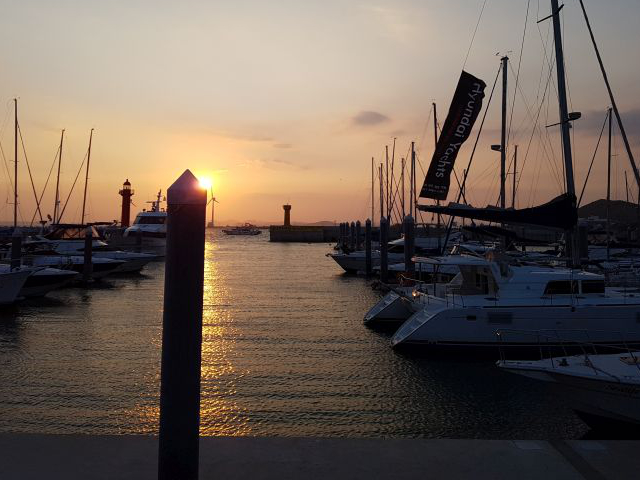
#> input picture img/yate.jpg, 640 x 480 px
$ python 11histonormalize.py
#> lines starting #> are read from the running program, lines starting #| are printed output that depends on the picture
import cv2
import matplotlib.pylab as plt
import numpy as np

img = cv2.imread('./img/yate.jpg', cv2.IMREAD_GRAYSCALE)
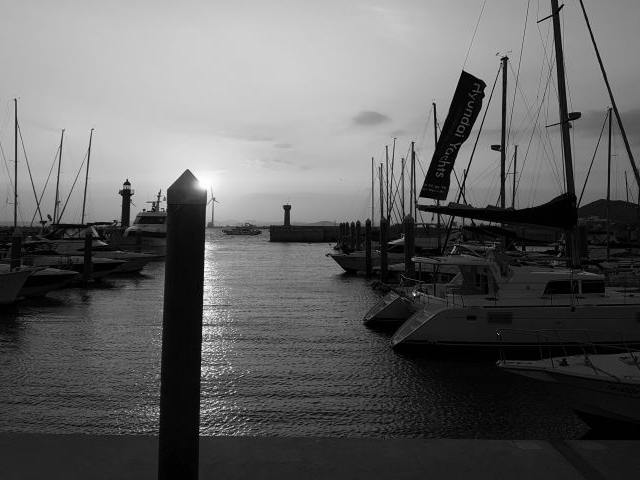
#> img: shape (480, 640); min 0, max 255, mean 98.1
hist = cv2.calcHist([img], [0], None, [256], [0, 255])
#> hist = 256 values, max 5912 at index 1, min 0 at index 255, mean 1200

# 이미지 노멀라이즈

# 분자 오버플로우 에러
# img_norm = ((img - img.min())*255) / (img.max() - img.min())

# 형변환 유도
# img_norm = ((img - img.min() *255.0) / (img.max() - img.min()))

#직접 형변환한 노멀라이즈
img_f = img.astype(np.float32)
img_norm = (img_f - img_f.min()) *255.0 / (img_f.max() - img_f.min())
img_norm = img_norm.astype(np.uint8)

img_normcv = cv2.normalize(img, None, 0, 255, cv2.NORM_MINMAX)

hist_norm = cv2.calcHist([img_norm], [0], None, [256], [0, 255])
#> hist_norm has the same summary as hist
hist_normcv = cv2.calcHist([img_normcv], [0], None, [256], [0, 255])
#> hist_normcv has the same summary as hist

# histogram equalize

img_eq = cv2.equalizeHist(img)
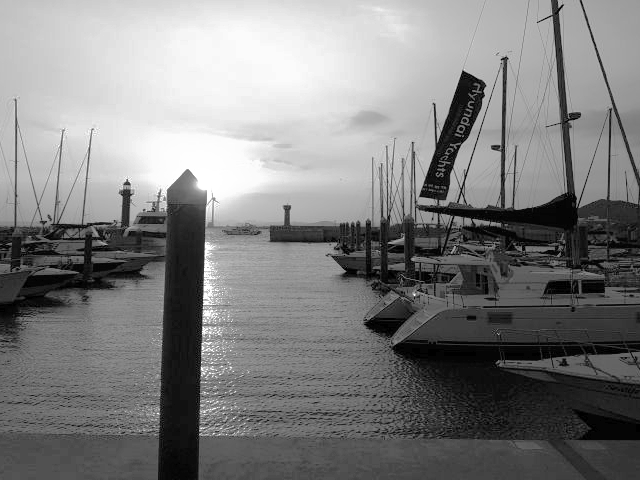
#> img_eq: shape (480, 640); min 0, max 255, mean 127.6
hist_eq = cv2.calcHist([img_eq],[0], None, [256], [0, 255])
#> hist_eq = 256 values, max 5912 at index 5, min 0 at index 1, mean 1197.6

plt.subplot(1,4,1)
plt.plot(hist)
plt.subplot(1,4,2)
plt.plot(hist_normcv)
plt.subplot(1,4,3)
plt.plot(hist_norm)
plt.subplot(1,4,4)
plt.plot(hist_eq)
plt.show()

cv2.imshow('imgnorm', img_norm)
cv2.imshow('eq', img_eq)
cv2.imshow('org', img)
cv2.imshow('imgnormcv', img_normcv)

cv2.waitKey()
cv2.destroyAllWindows()

# plt.plot(hist)
# plt.show()
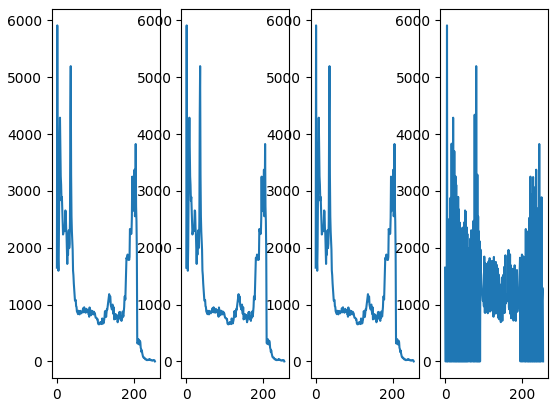
#> figure drawn by matplotlib, 4 panels; panel 1: curve peaks at x = 1, y = 5912; panel 2: curve peaks at x = 1, y = 5912; panel 3: curve peaks at x = 1, y = 5912; panel 4: curve peaks at x = 5, y = 5912

$ run again, with img/gaussian_noise.jpg copied over img/yate.jpg
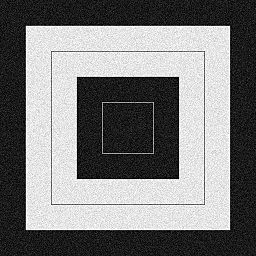
#> input picture img/gaussian_noise.jpg, 256 x 256 px
#> img is the input picture: shape (256, 256); min 0, max 255, mean 122.3
#> hist = 256 values, max 1271 at index 0, min 0 at index 123, mean 250.6
#> hist_norm has the same summary as hist
#> hist_normcv has the same summary as hist
#> `img_eq = cv2.equalizeHist(img)`:
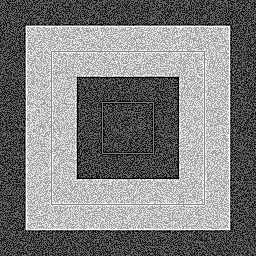
#> img_eq: shape (256, 256); min 0, max 255, mean 126.3
#> hist_eq = 256 values, max 1271 at index 0, min 0 at index 5, mean 250.6
#> `# plt.show()`:
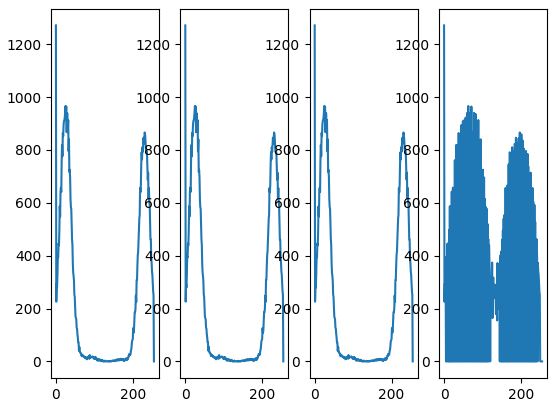
#> figure drawn by matplotlib, 4 panels; panel 1: curve peaks at x = 0, y = 1271; panel 2: curve peaks at x = 0, y = 1271; panel 3: curve peaks at x = 0, y = 1271; panel 4: curve peaks at x = 0, y = 1271
